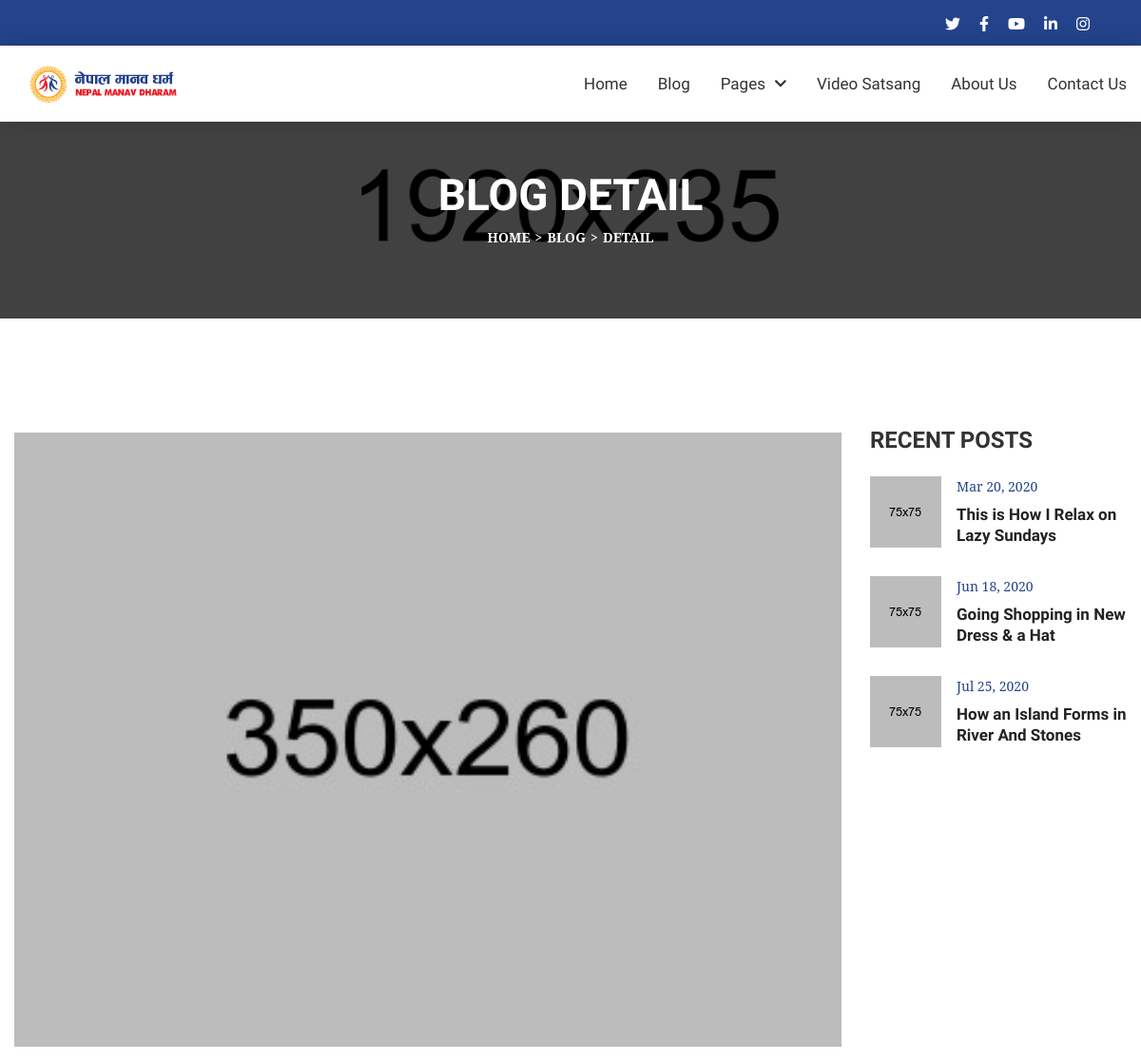
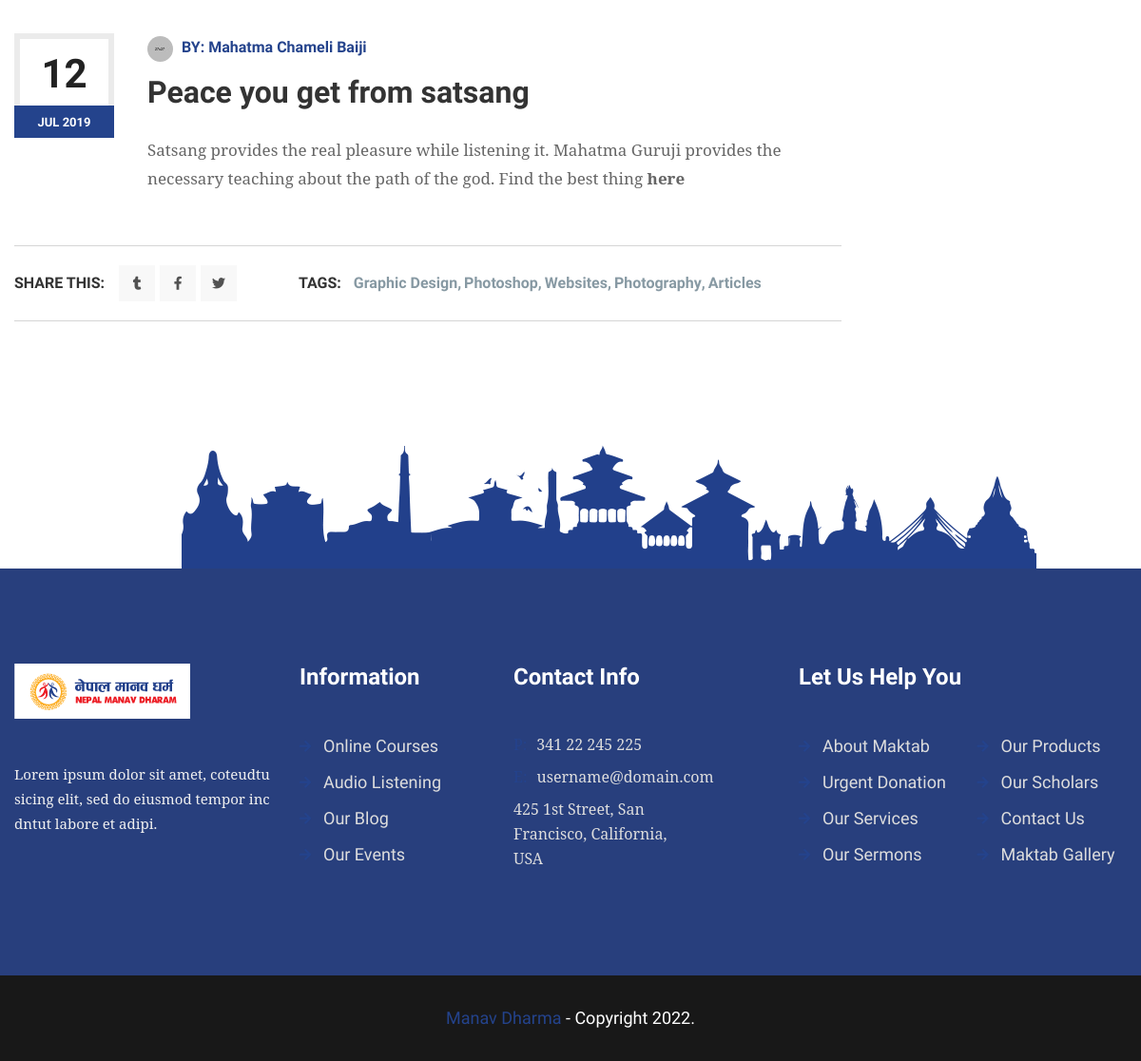
The app's page /blog/peace-you-get-from-satsang/ with its own data (2 pictures, top to bottom).
### blog/models.py (models this page shows, shortened)
class BlogModel(models.Model):
    title = models.CharField(max_length=1000, unique=True)
    content = RichTextField(blank=True)
    slug = models.SlugField(max_length=1000, unique=True)
    image = models.ImageField(upload_to='blog')
    author = models.CharField(max_length=200)
    created_date = models.DateTimeField(auto_now_add=True)
    update_date = models.DateTimeField(auto_now=True)

### blog/views.py (the view)
# urls.py: path('/<slug:blog_slug>/', views.blog_detail, name='blog_detail')
def blog_detail(request, blog_slug):
    try:
        single_blog = BlogModel.objects.get(slug=blog_slug)
    except Exception as e:
        raise e
    context = {'single_blog':single_blog}
    return render(request,'blog_detail.html',context)

### templates/blog_detail.html (shortened to what this page needs)
{% extends 'base.html' %}
{% load static %}
{% block body %}
<section>
    <div class="w-100 pt-80 black-layer pb-70 opc65 position-relative">
        <div class="fixed-bg" style="background-image: url({% static 'assets/images/page-title-bg.jpg' %});"></div>
        <div class="container">
            <div class="page-title-wrap text-center w-100">
                <div class="page-title-inner d-inline-block">
                    <h1 class="mb-0">Blog Detail</h1>
                    <ol class="breadcrumb mb-0">
                        <li class="breadcrumb-item"><a href="{% url 'home' %}" title="Home">Home</a></li>
                        <li class="breadcrumb-item"><a href="{% url 'blog' %}" title="">Blog</a></li>
                        <li class="breadcrumb-item active">Detail</li>
                    </ol>
                </div>
            </div>
        </div>
    </div>
</section>
<section>
    <div class="w-100 pt-120 pb-260 position-relative">
        <img class="sec-botm-rgt-mckp img-fluid position-absolute" src="{% static 'assets/images/landmark.png' %}" alt="Sec Bottom Mockup">
        <div class="container">
            <div class="post-detail-wrap w-100">
                <div class="row">
                    <div class="col-md-12 col-sm-12 col-lg-9">
                        <div class="post-detail-inner w-100">
                            <div class="post-detail-img w-100">
                                <img class="img-fluid w-100" src="{{single_blog.image.url}}" alt="Blog Detail Image 1">
                            </div>
                            <div class="post-detail-info position-relative w-100">
                                <div class="post-info2-inner text-center">
                                    <div class="post-date2">
                                        <span class="d-block">12</span>
                                        <i class="d-block thm-bg">Jul 2019</i>
                                    </div>
                                </div>
                                <ul class="post-meta2 d-inline-flex flex-wrap align-items-center mb-0 list-unstyled">
                                    <li class="thm-clr"><img class="img-fluid rounded-circle" src="{% static 'assets/images/resources/post-author-thumb1-1.jpg' %}" alt="Post Author Thumb 1">BY: <a href="javascript:void(0);" title="">{{single_blog.author}}</a></li>
                                </ul>
                                <h2 class="mb-4">{{single_blog.title }}</h2>
                                {{single_blog.content | safe}}
                            </div>
                            <div class="share-tags-wrap d-flex flex-wrap w-100">
                                <div class="share-links d-inline-flex">
                                    <span class="d-inline-block">Share This:</span>
                                    <div class="social-links4 v2 text-center d-inline-flex">
                                        <a href="https://www.tumblr.com/" title="Tumblr" target="_blank"><i class="fab fa-tumblr"></i></a>
                                        <a href="https://www.facebook.com/" title="Facebook" target="_blank"><i class="fab fa-facebook-f"></i></a>
                                        <a href="https://twitter.com/" title="Twitter" target="_blank"><i class="fab fa-twitter"></i></a>
                                    </div>
                                </div>
                                <div class="tags-links d-inline-flex">
                                    <span class="d-inline-block">Tags:</span>
                                    <a href="javascript:void(0);" title="">Graphic Design</a>,
                                    <a href="javascript:void(0);" title="">Photoshop</a>,
                                    <a href="javascript:void(0);" title="">Websites</a>,
                                    <a href="javascript:void(0);" title="">Photography</a>,
                                    <a href="javascript:void(0);" title="">Articles</a>
                                </div>
                            </div>
                        </div>
                    </div>
                    <div class="col-md-6 col-sm-6 col-lg-3">
                        <aside class="sidebar w-100">
                            <div class="widget2 w-100">
                                <h3 class="widget-title2">RECENT POSTS</h3>
                                <div class="mini-posts-wrap w-100">
                                    <div class="mini-post-box d-flex flex-wrap w-100">
                                        <a href="blog-detail.html" title=""><img class="img-fluid w-100" src="assets/images/resources/mini-post-img1.jpg" alt="Mini Post Image 1"></a>
                                        <div class="mini-post-info">
                                            <span class="d-block thm-clr">Mar 20, 2020</span>
                                            <h4 class="mb-0"><a href="blog-detail.html" title="">This is How I Relax on Lazy Sundays</a></h4>
                                        </div>
                                    </div>
                                    <div class="mini-post-box d-flex flex-wrap w-100">
                                        <a href="blog-detail.html" title=""><img class="img-fluid w-100" src="assets/images/resources/mini-post-img2.jpg" alt="Mini Post Image 2"></a>
                                        <div class="mini-post-info">
                                            <span class="d-block thm-clr">Jun 18, 2020</span>
                                            <h4 class="mb-0"><a href="blog-detail.html" title="">Going Shopping in New Dress & a Hat</a></h4>
                                        </div>
                                    </div>
                                    <div class="mini-post-box d-flex flex-wrap w-100">
                                        <a href="blog-detail.html" title=""><img class="img-fluid w-100" src="assets/images/resources/mini-post-img3.jpg" alt="Mini Post Image 3"></a>
                                        <div class="mini-post-info">
                                            <span class="d-block thm-clr">Jul 25, 2020</span>
                                            <h4 class="mb-0"><a href="blog-detail.html" title="">How an Island Forms in River And Stones</a></h4>
                                        </div>
                                    </div>
                                </div>
                            </div>
                        </aside>
                    </div>
                </div>
            </div>
        </div>
    </div>
</section>
{% endblock body %}

### manav_dharma/static/assets/css/responsive.css (style rules this page uses)
@media (max-width: 1210px) { .container { padding: 0 0.9375rem;max-width: 100%; } }

### records on screen
BlogModel: image (picture), author "Mahatma Chameli Baiji", title "Peace you get from satsang", content "Satsang provides the real pleasure while listening it. Mahatma Guruji provides the necessary teaching about the path of the god. Find the best thing here"
